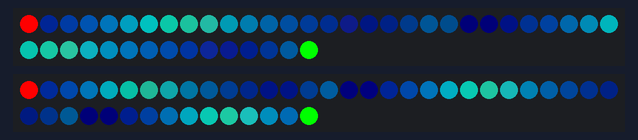
Bench run of a sketch on a simulated ESP8266 (NodeMCU). On the bench: 2 × 45 RGB LEDs in strip order, left to right, continuing on the next row. Random numbers use the default seed unless the sketch sets one.

Above: at 1.16 s.
At 5.53 s:
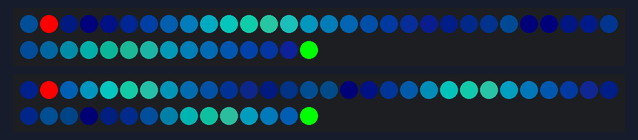
At 10.45 s:
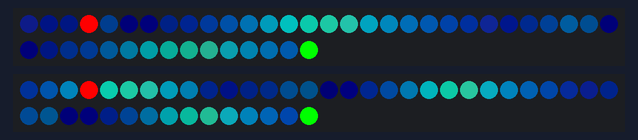
At 19.87 s:
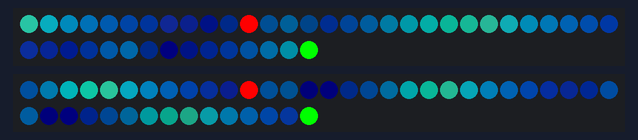
At 29.84 s:
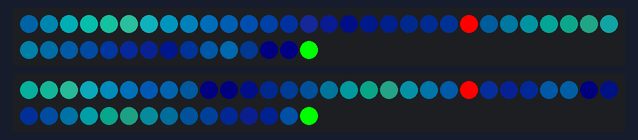
At 39.71 s:
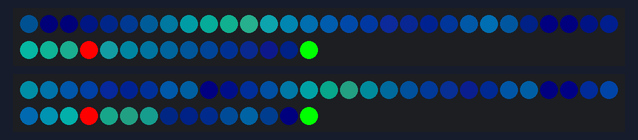

The sketch:

seaScapeFour.ino
```cpp
#include <FastLED.h>

#define LED_PIN_LEFT    D2
#define LED_PIN_RIGHT   D4

#define NUM_LEDS        45
#define LED_TYPE        WS2812B
#define COLOR_ORDER     GRB

#define BRIGHTNESS      255

CRGB leftLEDs[NUM_LEDS];
CRGB rightLEDs[NUM_LEDS];


// ====================================================
// OCEAN BACKGROUND PALETTE
// ====================================================

CRGBPalette16 tidePalette = CRGBPalette16(
  CRGB(0, 0, 8),
  CRGB(0, 10, 35),
  CRGB(0, 30, 70),
  CRGB(0, 70, 105),

  CRGB(0, 120, 125),
  CRGB(10, 150, 125),
  CRGB(30, 130, 105),
  CRGB(0, 95, 115),

  CRGB(0, 65, 100),
  CRGB(0, 40, 80),
  CRGB(0, 20, 55),
  CRGB(5, 10, 35),

  CRGB(0, 5, 20),
  CRGB(0, 15, 40),
  CRGB(0, 50, 80),
  CRGB(0, 0, 8)
);


// ====================================================
// BACKGROUND FLOW
// ====================================================

float leftPosition  = 0;
float rightPosition = 0;

float leftSpeed  = 1.35;
float rightSpeed = 1.65;


// ====================================================
// MOVING EDDIES
// ====================================================

struct Eddy {

  bool active;

  float startCenter;
  float center;

  float radius;
  float strength;

  float travelSpeed;
  int travelDirection;

  unsigned long startTime;
  unsigned long duration;
};

Eddy leftEddy;
Eddy rightEddy;

unsigned long nextLeftEddy  = 0;
unsigned long nextRightEddy = 0;


// ====================================================
// SIMULATED TIDE
//
// 60 seconds LOW -> HIGH
// 60 seconds HIGH -> LOW
// ====================================================

#define HALF_TIDE_MS 60000UL
#define FULL_TIDE_MS 120000UL


// ====================================================
// START EDDY
// ====================================================

void startEddy(Eddy &e) {

  e.active = true;

  e.startCenter =
      random(5, NUM_LEDS - 5);

  e.center =
      e.startCenter;

  e.radius =
      random(6, 13);

  e.strength =
      random(30, 75);

  e.duration =
      random(2500, 5500);

  e.travelDirection =
      (random(100) < 65) ? 1 : -1;

  e.travelSpeed =
      random(120, 350) / 100.0;

  e.startTime =
      millis();
}


// ====================================================
// UPDATE EDDY
// ====================================================

void updateEddy(Eddy &e) {

  if (!e.active)
    return;

  unsigned long elapsed =
      millis() - e.startTime;

  if (elapsed >= e.duration) {

    e.active = false;
    return;
  }

  float seconds =
      elapsed / 1000.0;

  e.center =
      e.startCenter +
      e.travelDirection *
      e.travelSpeed *
      seconds;
}


// ====================================================
// EDDY DISTORTION
// ====================================================

float eddyEffect(
  Eddy &e,
  int ledNumber
) {

  if (!e.active)
    return 0;

  unsigned long elapsed =
      millis() - e.startTime;

  float life =
      (float)elapsed /
      (float)e.duration;

  if (life >= 1.0)
    return 0;


  // Grow and fade

  float envelope =
      sin(life * PI);


  // Distance from moving center

  float distance =
      abs(
        (float)ledNumber -
        e.center
      );

  if (distance > e.radius)
    return 0;


  float spatial =
      1.0 -
      distance / e.radius;

  spatial *= spatial;


  // Opposite displacement above / below center

  float side =
      (ledNumber < e.center)
      ? -1.0
      : 1.0;


  // Internal curl

  float curl =
      sin(
        life * PI * 4.0 +
        ledNumber * 0.32
      );


  float distortion =
      side * e.strength +
      curl *
      e.strength *
      0.40;


  return
      distortion *
      spatial *
      envelope;
}


// ====================================================
// SIMULATED TIDE LEVEL
//
// LED 0  = LOW
// LED 44 = HIGH
// ====================================================

float getTideLevel(
  bool &rising
) {

  unsigned long phase =
      millis() %
      FULL_TIDE_MS;

  float fraction;


  if (phase < HALF_TIDE_MS) {

    // LOW -> HIGH

    rising = true;

    fraction =
        (float)phase /
        (float)HALF_TIDE_MS;

  } else {

    // HIGH -> LOW

    rising = false;

    fraction =
        (float)(
          phase -
          HALF_TIDE_MS
        ) /
        (float)HALF_TIDE_MS;
  }


  // Sinusoidal movement:
  // slow near high and low,
  // fastest through mid-tide.

  float smooth =
      (
        1.0 -
        cos(
          fraction * PI
        )
      ) *
      0.5;


  if (rising) {

    return
        smooth *
        (NUM_LEDS - 1);

  } else {

    return
        (1.0 - smooth) *
        (NUM_LEDS - 1);
  }
}


// ====================================================
// SINGLE BRIGHT RED TIDE LEVEL
// ====================================================

void addTideMarker(
  CRGB leds[],
  float tideLevel
) {

  int tideLED =
      round(tideLevel);

  tideLED =
      constrain(
        tideLED,
        0,
        NUM_LEDS - 1
      );

  // Full-brightness red
  leds[tideLED] =
      CRGB(255, 0, 0);
}


// ====================================================
// GREEN DIRECTION INDICATOR
//
// HIGH tide coming:
//     green LED at TOP
//
// LOW tide coming:
//     green LED at BOTTOM
// ====================================================

void addDirectionIndicator(
  CRGB leds[],
  bool rising
) {

  if (rising) {

    leds[NUM_LEDS - 1] =
        CRGB(0, 255, 0);

  } else {

    leds[0] =
        CRGB(0, 255, 0);
  }
}


// ====================================================
// SETUP
// ====================================================

void setup() {

  delay(1000);


  FastLED.addLeds<
      LED_TYPE,
      LED_PIN_LEFT,
      COLOR_ORDER
    >(
      leftLEDs,
      NUM_LEDS
    );


  FastLED.addLeds<
      LED_TYPE,
      LED_PIN_RIGHT,
      COLOR_ORDER
    >(
      rightLEDs,
      NUM_LEDS
    );


  FastLED.setBrightness(
      BRIGHTNESS
  );


  FastLED.clear();
  FastLED.show();


  randomSeed(
      micros()
  );


  leftEddy.active =
      false;

  rightEddy.active =
      false;


  nextLeftEddy =
      millis() +
      random(
        1500,
        5000
      );


  nextRightEddy =
      millis() +
      random(
        2500,
        6500
      );
}


// ====================================================
// MAIN LOOP
// ====================================================

void loop() {

  unsigned long now =
      millis();


  // ==================================================
  // CREATE RANDOM MOVING EDDIES
  // ==================================================

  if (
    !leftEddy.active &&
    now >= nextLeftEddy
  ) {

    startEddy(
      leftEddy
    );


    nextLeftEddy =
        now +
        random(
          3000,
          8500
        );
  }


  if (
    !rightEddy.active &&
    now >= nextRightEddy
  ) {

    startEddy(
      rightEddy
    );


    nextRightEddy =
        now +
        random(
          3000,
          8500
        );
  }


  updateEddy(
    leftEddy
  );

  updateEddy(
    rightEddy
  );


  // ==================================================
  // MOVE BACKGROUND CURRENT
  // ==================================================

  leftPosition +=
      leftSpeed;

  rightPosition +=
      rightSpeed;


  // ==================================================
  // DRAW MOVING OCEAN BACKGROUND
  //
  // Background brightness is deliberately reduced
  // here, while FastLED itself remains at 255.
  // ==================================================

  for (int i = 0;
       i < NUM_LEDS;
       i++) {

    float leftDisturbance =
        eddyEffect(
          leftEddy,
          i
        );

    float rightDisturbance =
        eddyEffect(
          rightEddy,
          i
        );


    // ------------------------------------------------
    // LEFT SIDE
    // ------------------------------------------------

    uint8_t leftIndex =
        (uint8_t)(
          i * 11 +
          leftPosition +
          leftDisturbance
        );


    uint8_t leftBrightness =
        beatsin8(
          10,
          70,
          190,
          0,
          i * 8
        );


    leftLEDs[i] =
        ColorFromPalette(
          tidePalette,
          leftIndex,
          leftBrightness,
          LINEARBLEND
        );


    // ------------------------------------------------
    // RIGHT SIDE
    // ------------------------------------------------

    uint8_t rightIndex =
        (uint8_t)(
          i * 15 +
          rightPosition +
          rightDisturbance
        );


    uint8_t rightBrightness =
        beatsin8(
          12,
          60,
          190,
          0,
          i * 13
        );


    rightLEDs[i] =
        ColorFromPalette(
          tidePalette,
          rightIndex,
          rightBrightness,
          LINEARBLEND
        );
  }


  // ==================================================
  // CALCULATE CURRENT SIMULATED TIDE
  // ==================================================

  bool tideRising;

  float tideLevel =
      getTideLevel(
        tideRising
      );


  // ==================================================
  // SINGLE RED CURRENT TIDE LEVEL
  // ==================================================

  addTideMarker(
    leftLEDs,
    tideLevel
  );

  addTideMarker(
    rightLEDs,
    tideLevel
  );


  // ==================================================
  // GREEN DIRECTION MARKER
  //
  // TOP    = HIGH tide coming
  // BOTTOM = LOW tide coming
  // ==================================================

  addDirectionIndicator(
    leftLEDs,
    tideRising
  );

  addDirectionIndicator(
    rightLEDs,
    tideRising
  );


  // ==================================================
  // DISPLAY FRAME
  // ==================================================

  FastLED.show();

  delay(20);
}
```
